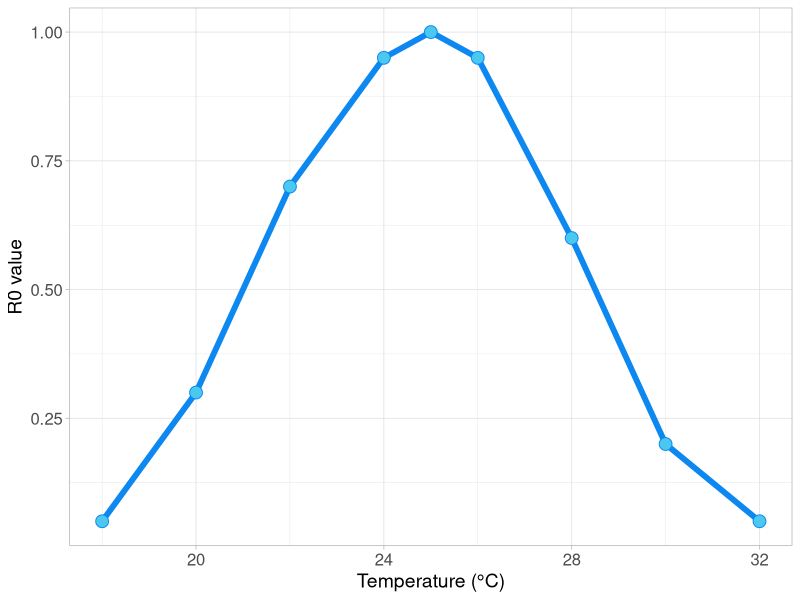

Here is the R script that generated this plot:
## ---- chunk 1
#| label: temp_R0_plot
#| fig-cap: "Relationship between temperature and R0 value for Yellow Fever virus transmission."
#| echo: false
#| fig-width: 6
#| fig-heigh: 4 
library(ggplot2)
temp_R0 <- data.frame(
  temp = c(18, 20, 22, 24, 25, 26, 28, 30, 32),
  R0_value = c(0.05, 0.3, 0.7, 0.95, 1.0, 0.95, 0.6, 0.2, 0.05)
)
ggplot(temp_R0, aes(temp, R0_value)) +
  geom_line(color="#0d88f0", size=2) +
  geom_point(shape=21, fill="#4bc8ef", color="#0d88f0", size=4) +
  labs(x = "Temperature (°C)", y = "R0 value") +
  theme_light() + 
  theme(
    axis.title = element_text(size=14),
    axis.text = element_text(size=12))
